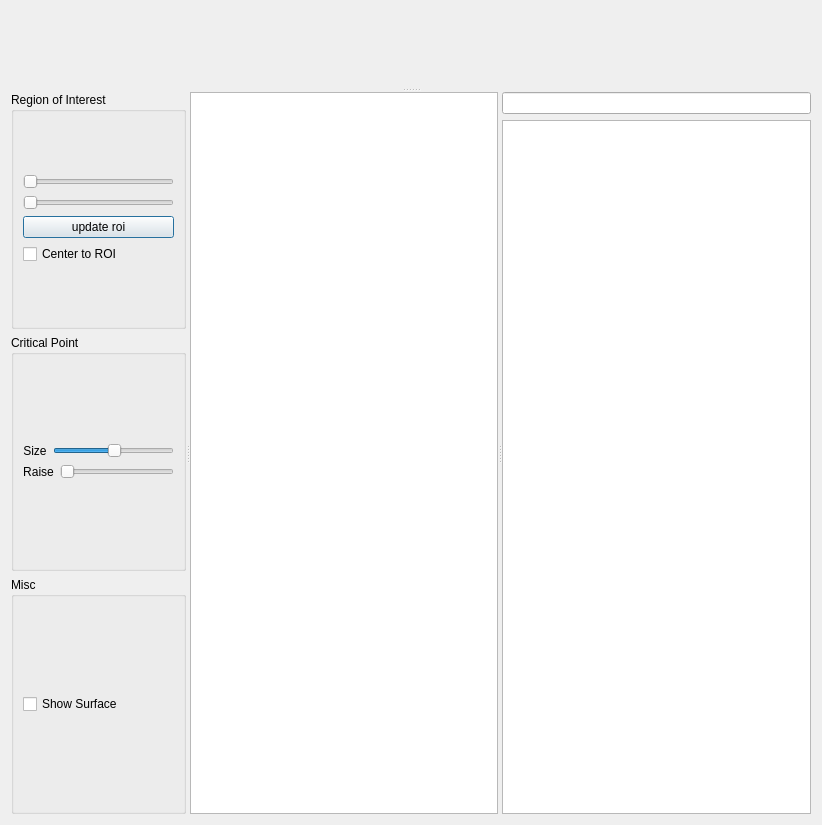
<?xml version="1.0" encoding="UTF-8"?>
<ui version="4.0">
 <class>grid_viewer_mainwindow_Dialog</class>
 <widget class="QDialog" name="grid_viewer_mainwindow_Dialog">
  <property name="geometry">
   <rect>
    <x>0</x>
    <y>0</y>
    <width>822</width>
    <height>825</height>
   </rect>
  </property>
  <property name="contextMenuPolicy">
   <enum>Qt::DefaultContextMenu</enum>
  </property>
  <property name="windowTitle">
   <string>Frame</string>
  </property>
  <layout class="QVBoxLayout" name="verticalLayout_7">
   <item>
    <widget class="QSplitter" name="splitter_2">
     <property name="orientation">
      <enum>Qt::Vertical</enum>
     </property>
     <widget class="grid::glviewer_t" name="glviewer" native="true">
      <property name="autoFillBackground">
       <bool>false</bool>
      </property>
     </widget>
     <widget class="QSplitter" name="splitter">
      <property name="orientation">
       <enum>Qt::Horizontal</enum>
      </property>
      <widget class="QWidget" name="">
       <layout class="QVBoxLayout" name="verticalLayout_6">
        <item>
         <widget class="QGroupBox" name="roi_groupBox">
          <property name="title">
           <string>Region of Interest</string>
          </property>
          <property name="flat">
           <bool>false</bool>
          </property>
          <layout class="QVBoxLayout" name="verticalLayout_3">
           <item>
            <layout class="QVBoxLayout" name="verticalLayout_2">
             <item>
              <widget class="QxtSpanSlider" name="xroi_spanslider">
               <property name="orientation">
                <enum>Qt::Horizontal</enum>
               </property>
               <property name="tickPosition">
                <enum>QSlider::NoTicks</enum>
               </property>
               <property name="lowerValue">
                <number>0</number>
               </property>
               <property name="upperValue">
                <number>99</number>
               </property>
               <property name="upperPosition">
                <number>99</number>
               </property>
              </widget>
             </item>
             <item>
              <widget class="QxtSpanSlider" name="yroi_spanslider">
               <property name="orientation">
                <enum>Qt::Horizontal</enum>
               </property>
               <property name="tickPosition">
                <enum>QSlider::NoTicks</enum>
               </property>
               <property name="lowerValue">
                <number>0</number>
               </property>
               <property name="upperValue">
                <number>99</number>
               </property>
               <property name="upperPosition">
                <number>99</number>
               </property>
              </widget>
             </item>
             <item>
              <widget class="QPushButton" name="update_roi_pushButton">
               <property name="text">
                <string>update roi</string>
               </property>
              </widget>
             </item>
             <item>
              <widget class="QCheckBox" name="center_to_roi_checkBox">
               <property name="text">
                <string>Center to ROI</string>
               </property>
              </widget>
             </item>
            </layout>
           </item>
          </layout>
         </widget>
        </item>
        <item>
         <widget class="QGroupBox" name="groupBox">
          <property name="title">
           <string>Critical Point</string>
          </property>
          <layout class="QVBoxLayout" name="verticalLayout_5">
           <item>
            <layout class="QVBoxLayout" name="verticalLayout_4">
             <item>
              <layout class="QHBoxLayout" name="horizontalLayout">
               <item>
                <widget class="QLabel" name="cp_point_size_label">
                 <property name="text">
                  <string>Size</string>
                 </property>
                 <property name="alignment">
                  <set>Qt::AlignCenter</set>
                 </property>
                </widget>
               </item>
               <item>
                <widget class="QSlider" name="cp_point_size_horizontalSlider">
                 <property name="value">
                  <number>50</number>
                 </property>
                 <property name="orientation">
                  <enum>Qt::Horizontal</enum>
                 </property>
                </widget>
               </item>
              </layout>
             </item>
             <item>
              <layout class="QHBoxLayout" name="horizontalLayout_2">
               <item>
                <widget class="QLabel" name="cp_point_raise_label">
                 <property name="text">
                  <string>Raise</string>
                 </property>
                 <property name="alignment">
                  <set>Qt::AlignCenter</set>
                 </property>
                </widget>
               </item>
               <item>
                <widget class="QSlider" name="cp_point_raise_horizontalSlider">
                 <property name="value">
                  <number>0</number>
                 </property>
                 <property name="orientation">
                  <enum>Qt::Horizontal</enum>
                 </property>
                </widget>
               </item>
              </layout>
             </item>
            </layout>
           </item>
          </layout>
         </widget>
        </item>
        <item>
         <widget class="QGroupBox" name="groupBox_2">
          <property name="title">
           <string>Misc</string>
          </property>
          <layout class="QVBoxLayout" name="verticalLayout_8">
           <item>
            <widget class="QCheckBox" name="show_surface_checkBox">
             <property name="text">
              <string>Show Surface</string>
             </property>
             <property name="checked">
              <bool>false</bool>
             </property>
            </widget>
           </item>
          </layout>
          <zorder>show_surface_checkBox</zorder>
          <zorder>groupBox</zorder>
         </widget>
        </item>
       </layout>
      </widget>
      <widget class="QTableView" name="datapiece_view">
       <property name="contextMenuPolicy">
        <enum>Qt::CustomContextMenu</enum>
       </property>
       <property name="selectionMode">
        <enum>QAbstractItemView::ExtendedSelection</enum>
       </property>
       <property name="selectionBehavior">
        <enum>QAbstractItemView::SelectRows</enum>
       </property>
       <property name="sortingEnabled">
        <bool>true</bool>
       </property>
      </widget>
      <widget class="QWidget" name="layoutWidget">
       <layout class="QVBoxLayout" name="verticalLayout">
        <item>
         <widget class="QLineEdit" name="critpt_filter_edit">
          <property name="enabled">
           <bool>true</bool>
          </property>
          <property name="text">
           <string/>
          </property>
          <property name="readOnly">
           <bool>false</bool>
          </property>
         </widget>
        </item>
        <item>
         <widget class="QTableView" name="critpt_view">
          <property name="contextMenuPolicy">
           <enum>Qt::CustomContextMenu</enum>
          </property>
          <property name="alternatingRowColors">
           <bool>true</bool>
          </property>
          <property name="selectionMode">
           <enum>QAbstractItemView::ExtendedSelection</enum>
          </property>
          <property name="selectionBehavior">
           <enum>QAbstractItemView::SelectRows</enum>
          </property>
          <property name="showGrid">
           <bool>false</bool>
          </property>
          <property name="sortingEnabled">
           <bool>true</bool>
          </property>
          <attribute name="horizontalHeaderCascadingSectionResizes">
           <bool>false</bool>
          </attribute>
          <attribute name="horizontalHeaderDefaultSectionSize">
           <number>100</number>
          </attribute>
          <attribute name="verticalHeaderVisible">
           <bool>false</bool>
          </attribute>
          <attribute name="verticalHeaderCascadingSectionResizes">
           <bool>false</bool>
          </attribute>
          <attribute name="verticalHeaderDefaultSectionSize">
           <number>20</number>
          </attribute>
          <attribute name="verticalHeaderVisible">
           <bool>false</bool>
          </attribute>
          <attribute name="verticalHeaderDefaultSectionSize">
           <number>20</number>
          </attribute>
          <attribute name="horizontalHeaderCascadingSectionResizes">
           <bool>false</bool>
          </attribute>
          <attribute name="verticalHeaderCascadingSectionResizes">
           <bool>false</bool>
          </attribute>
          <attribute name="horizontalHeaderDefaultSectionSize">
           <number>100</number>
          </attribute>
         </widget>
        </item>
       </layout>
      </widget>
     </widget>
    </widget>
   </item>
  </layout>
  <zorder>splitter_3</zorder>
  <zorder>groupBox_2</zorder>
  <zorder>groupBox_2</zorder>
  <zorder>glviewer</zorder>
 </widget>
 <customwidgets>
  <customwidget>
   <class>QxtSpanSlider</class>
   <extends>QSlider</extends>
   <header>QxtSpanSlider</header>
  </customwidget>
  <customwidget>
   <class>grid::glviewer_t</class>
   <extends>QWidget</extends>
   <header>grid_viewer_mainwindow.h</header>
   <container>1</container>
  </customwidget>
 </customwidgets>
 <resources/>
 <connections/>
</ui>
